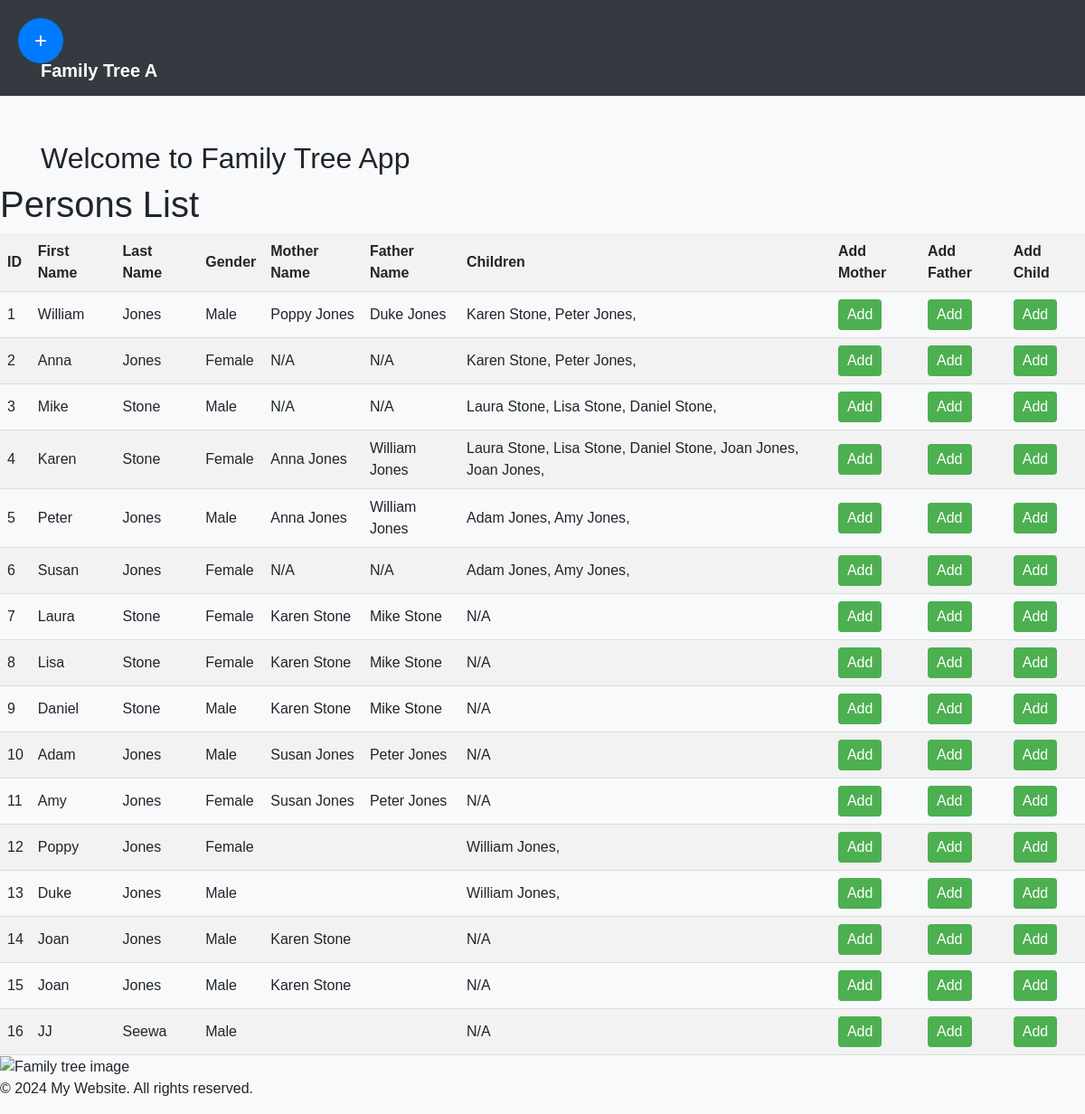
Screenshot of /people with the database file from the repository.
### app/models.py (models this page shows)
class Person(db.Model):
    id = db.Column(db.Integer, primary_key=True)
    first_name = db.Column(db.String(50), nullable=False)
    last_name = db.Column(db.String(50), nullable=False)
    gender = db.Column(db.Boolean, nullable=False)
    mother_id = db.Column(db.Integer, nullable=True)
    father_id = db.Column(db.Integer, nullable=True)

### app/views.py (the view)
@app.route('/people', methods=["GET"])
def list_people():
    people = Person.query.all()
    return render_template('people.html', people=people, model=Person)

### app/templates/people.html (shortened to what this page needs)
{% extends "base.html" %}
{% block content %}
<head>
</head>
<body>
    <h1>Persons List</h1>
    <table>
        <thead>
            <tr>
                <th>ID</th>
                <th>First Name</th>
                <th>Last Name</th>
                <th>Gender</th>
                <th>Mother Name</th>
                <th>Father Name</th>
                <th>Children</th>
                <th>Add Mother</th>
                <th>Add Father</th>
                <th>Add Child</th>
            </tr>
        </thead>
        <tbody>
            {% for person in people %}
            <tr>
                <td>{{ person.id }}</td>
                <td>{{ person.first_name }}</td>
                <td>{{ person.last_name }}</td>
                <td>{% if person.gender == 1 %}
                        Male
                    {% else %}
                        Female
                    {% endif %}
                </td>
                <td>
                    {% if person.mother_id %}
                        {% set mother = model.query.get(person.mother_id) %}
                        {{ mother.first_name }} {{ mother.last_name }}
                    {% else %}
                        N/A
                    {% endif %}
                </td>
                <td>
                    {% if person.father_id %}
                        {% set father = model.query.get(person.father_id) %}
                        {{ father.first_name }} {{ father.last_name }}
                    {% else %}
                        N/A
                    {% endif %}
                </td>
                <td>
                    {% set children = [] %}
                        {% for person2 in people %}
                            {% if person.id == person2.father_id or person.id == person2.mother_id %}
                                {% set children = children.append(person2) %}
                            {% endif %}
                        {% endfor %}
                    {% if children %}
                        {% for child in children %}
                            {{ child.first_name }} {{ child.last_name }},
                        {% endfor %}
                    {% else %}
                        N/A
                    {% endif %}
                </td>
                <td><a href="/add_mother/{{ person.id }}"><button type="button" class="btn btn-primary">Add</button></a></td>
                <td><a href="/add_father/{{ person.id }}"><button type="button" class="btn btn-primary">Add</button></a></td>
                <td><a href="/add_child/{{ person.id }}"><button type="button" class="btn btn-primary">Add</button></a></td>
            </tr>
            {% endfor %}
        </tbody>
    </table>
    <img src="https://t3.ftcdn.net/jpg/01/77/45/64/360_F_177456479_n904axfQjarabBR8CYDrC0SvLNFYoQrS.jpg" alt="Family tree image" height="700" width="700">
</body>
{% endblock %}

### app/templates/base.html (shortened to what this page needs)
<!DOCTYPE html>
<html lang="en">
<head>
    <head>
        <link rel="stylesheet" href="https://stackpath.bootstrapcdn.com/bootstrap/4.5.2/css/bootstrap.min.css">
    </head>
    <body>
        <nav class="navbar navbar-expand-lg navbar-dark">
            <div class="container">
                <a class="navbar-brand" href="#">Family Tree A</a>
            </div>
        </nav>
        <div class="container">
            <div class="add-options">
                <div class="add-options-btn" onclick="toggleAddOptions()">+</div>
            </div>
            <h2>Welcome to Family Tree App</h2>
        </div>
            <main>
                {% block content %}{% endblock %}
            </main>
    </body>
    <footer>
        <p>&copy; 2024 My Website. All rights reserved.</p>
    </footer>
</html>

### app/templates/base.html (style rules this page uses)
body { background-color: #f8f9fa; font-family: Arial, sans-serif; }
.navbar { background-color: #343a40; }
.navbar-brand { color: #fff; font-weight: bold; }
.container { margin-top: 50px; }
.add-options { position: fixed; top: 20px; left: 20px; z-index: 9999; }
.add-options-btn { width: 50px; height: 50px; border-radius: 50%; background-color: #007bff; color: #fff; font-size: 24px; text-align: center; line-height: 50px; cursor: pointer; transition: transform 0.3s ease; }

### app/templates/people.html (style rules this page uses)
table { width: 100%; border-collapse: collapse; }
th, td { padding: 8px; text-align: left; border-bottom: 1px solid #ddd; }
th { background-color: #f2f2f2; }
tr:nth-child(even) { background-color: #f2f2f2; }
.btn { padding: 5px 10px; background-color: #4CAF50; color: white; border: none; cursor: pointer; border-radius: 4px; }

### rows the page displays
Person: id "1", first_name "William", last_name "Jones", gender "Male"
Person: first_name "Poppy", last_name "Jones", id "12", gender "Female"
Person: first_name "Duke", last_name "Jones", id "13", gender "Male"
Person: first_name "Karen", last_name "Stone", id "4", gender "Female"
Person: first_name "Peter", last_name "Jones", id "5", gender "Male"
Person: id "2", first_name "Anna", last_name "Jones", gender "Female", shows "N/A"
Person: id "3", first_name "Mike", last_name "Stone", gender "Male", shows "N/A"
Person: first_name "Laura", last_name "Stone", id "7", gender "Female", shows "N/A"
Person: first_name "Lisa", last_name "Stone", id "8", gender "Female", shows "N/A"
Person: first_name "Daniel", last_name "Stone", id "9", gender "Male", shows "N/A"
Person: first_name "Joan", last_name "Jones", id "14", gender "Male", shows "N/A"
Person: first_name "Joan", last_name "Jones", id "15", gender "Male", shows "N/A"
Person: first_name "Adam", last_name "Jones", id "10", gender "Male", shows "N/A"
Person: first_name "Amy", last_name "Jones", id "11", gender "Female", shows "N/A"
Person: id "6", first_name "Susan", last_name "Jones", gender "Female", shows "N/A"
Person: id "16", first_name "JJ", last_name "Seewa", gender "Male", shows "N/A"
